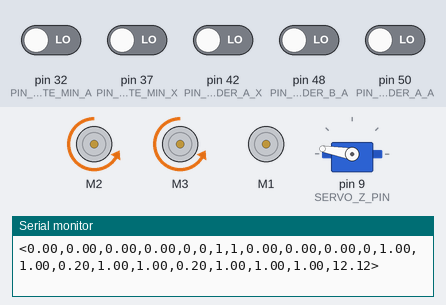
The sketch below on a simulated Arduino Mega 2560, built with avr-gcc and run on an emulated ATmega2560. Shown: 3 × DC motor (green arrow = forward, orange = backward, longer = faster), servo, the last lines printed to the serial monitor. The inputs (shaded band) are chosen by the test bench; at power-on: pin 32 (PIN_LIMITE_MIN_A), pin 37 (PIN_LIMITE_MIN_X), pin 42 (PIN_ENCODER_A_X), pin 48 (PIN_ENCODER_B_A), pin 50 (PIN_ENCODER_A_A) LOW.

Above: at 1.2 s.
1.3 s: pin 32 (PIN_LIMITE_MIN_A) driven HIGH
At 2.5 s:
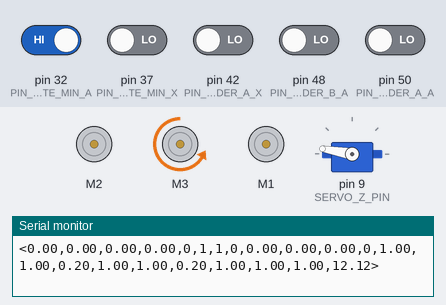
2.8 s: pin 37 (PIN_LIMITE_MIN_X) driven HIGH
At 3.7 s:
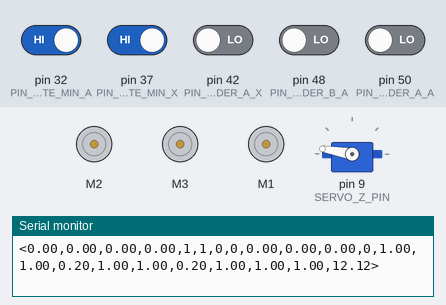
6.8 s: pin 32 (PIN_LIMITE_MIN_A) driven LOW and pin 50 (PIN_ENCODER_A_A) driven HIGH
At 7.1 s:
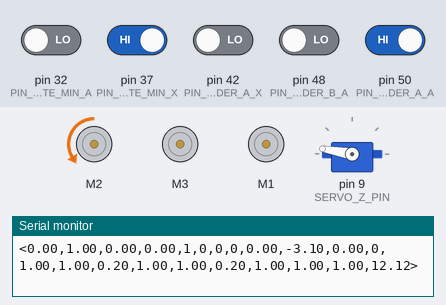
Timing chart, 0 to 9.3 s (numbered marks = the images above; inputs shaded):
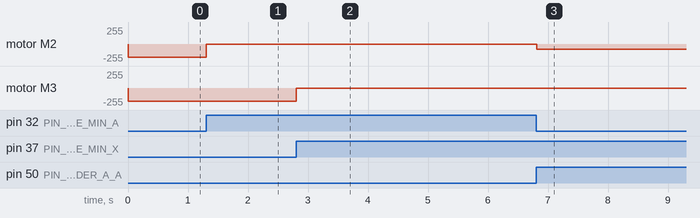

Measured:
- after the input at 1.3 s, motor M2: backward 200/255 → stopped at once
- after the input at 2.8 s, motor M3: backward 200/255 → stopped at once
- after the input at 6.8 s, motor M2: stopped → backward 75/255 at once

The sketch:

Reloj_Mega.ino
```cpp
#include <AFMotor.h>
#include <FlowMeter.h>
#include <PID_v1.h>
#include <Servo.h>

// ======================= Motores =======================
AF_DCMotor motorAngulo(2);     // Motor angular (A)
AF_DCMotor motorCorredera(3);  // Motor lineal (X)
AF_DCMotor motorBomba(1);      // Bomba 5V

// ======================= Servo Z =======================
static const uint8_t SERVO_Z_PIN = 9; // Servo Z en pin 9
Servo servoZ;
float z_target_deg = 170.0f;     // 0°=arriba, 180°=abajo
float z_current_deg = 170.0f;
float z_speed_deg_s = 90.0f;    // velocidad por defecto (deg/s)
float z_mm_per_deg = 1.2121;      // conversión mm por grado
const float SERVO_MIN_DEG = 15.0f;  // límite superior mecánico (no subir más que 15°)
const float SERVO_MAX_DEG = 175.0f; // límite inferior mecánico
unsigned long lastServoUpdateMs = 0;

static inline float clampf(float v, float lo, float hi){ return (v<lo?lo:(v>hi?hi:v)); }

static void setServoImmediate(float deg){
  z_current_deg = clampf(deg, SERVO_MIN_DEG, SERVO_MAX_DEG);
  servoZ.write((int)z_current_deg);
}

static void applyServoRamp(unsigned long nowMs){
  unsigned long dtMs = nowMs - lastServoUpdateMs;
  if(dtMs == 0) return;
  lastServoUpdateMs = nowMs;
  float maxStep = z_speed_deg_s * (dtMs / 1000.0f);
  if(maxStep <= 0.0f) return;
  float delta = z_target_deg - z_current_deg;
  if(delta > maxStep) delta = maxStep;
  else if(delta < -maxStep) delta = -maxStep;
  z_current_deg = clampf(z_current_deg + delta, SERVO_MIN_DEG, SERVO_MAX_DEG);
  servoZ.write((int)z_current_deg);
}

// ======================= Calibraciones =======================
float pasosPorMM = 1.0;
float pasosPorGrado = 1.0;
float factorCalibracionFlujo = 1.0;  // Convierte unidades del FlowMeter a ml y ml/s
float caudalBombaMLs = 50.0;         // Caudal fijo de la bomba (ml/s) para control por tiempo

// ======================= Flujo / Volumen =======================
float caudalMLs = 0.0;               // ml/s
float volumenML = 0.0;               // ml acumulados
float volumenObjetivoML = 0.0;       // ml a bombear
int   resetVolumen = 0;
bool  usarSensorFlujo = true;        // true: sensor; false: por tiempo
unsigned long tiempoInicioBombeo = 0;

// ======================= Límites físicos =======================
const int LIMITE_MAX_X_MM = 400;     // mm
const int LIMITE_MAX_A_GRADOS = 360; // grados

// Pines de límites y encoders
const int PIN_LIMITE_MIN_X = 37;
#define PIN_ENCODER_B_X 40
#define PIN_ENCODER_A_X 42
int contadorDistancia = 0;   // para X
int estadoX = 0, ultimoEstadoX = 0;
int estadoLimiteX = 0;

#define PIN_ENCODER_B_A 48
#define PIN_ENCODER_A_A 50
const int PIN_LIMITE_MIN_A = 32;
int contadorAngulo = 0;      // para A
int estadoA = 0, ultimoEstadoA = 0;
int estadoLimiteA = 0;

// ======================= Flags & timing =======================
bool reiniciarX = true;
bool reiniciarA = true;

const unsigned long TIEMPO_ACTUALIZACION_FLUJO_MS = 100; // cada cuánto mido flujo/volumen
const unsigned long TIEMPO_MUESTREO_PID_MS = 100;        // sample time del PID
const unsigned long INTERVALO_ENVIO_MS = 300;            // envío por serial

unsigned long instanteFlujoAnterior = 0;
unsigned long instanteEnvioAnterior = 0;

// ======================= Control PID =======================
// Setpoints y entradas
double setpointX_mm = 0.0, posicionX_mm = 0.0;
double setpointA_deg = 0.0, angulo_deg = 0.0;

// Salidas PID (separadas de energías manuales)
double salidaPID_X = 0.0, salidaPID_A = 0.0;

// Energías manuales (y/o recibidas)
double energiaX = 0.0;        // corredera (X)
double energiaA = 0.0;        // ángulo (A)
double energiaBomba = 0.0;    // bomba (manual)

// Ganancias
double kpX = 1.0, kiX = 1.0, kdX = 0.2;
double kpA = 1.0, kiA = 1.0, kdA = 0.2;

// PIDs
PID pidX(&posicionX_mm, &salidaPID_X, &setpointX_mm, kpX, kiX, kdX, DIRECT);
PID pidA(&angulo_deg,    &salidaPID_A, &setpointA_deg, kpA, kiA, kdA, DIRECT);

// ======================= Flow Meter =======================
FlowMeter *medidorFlujo = nullptr;

// ======================= Energía mínima/máxima =======================
const int ENERGIA_MINIMA = 75;
const int ENERGIA_MAXIMA = 255;

// ======================= Modos por eje =======================
// codigoModo: bit0 = X manual, bit1 = A manual
uint8_t codigoModo = 0;

// ----------------------- Prototipos -----------------------
int remapearEnergia(int energia);
void ISRMedidor();
void iniciarMotores();
void iniciarMedidorFlujo();

void leerSensores();
void leerDistancia();
void leerAngulo();
void leerSensorFlujo();

void actualizarControlMotores();
void controlarMotoresReset();

void enviarDatos();
void recibirDatos();
void procesarComando(String command);

// ==========================================================
int remapearEnergia(int energia) {
  if (abs(energia) < ENERGIA_MINIMA && energia != 0) {
    return (energia > 0) ? ENERGIA_MINIMA : -ENERGIA_MINIMA;
  }
  return constrain(energia, -ENERGIA_MAXIMA, ENERGIA_MAXIMA);
}

void ISRMedidor() {
  if (medidorFlujo) medidorFlujo->count();
}

void setup() {
  Serial.begin(115200);

  pinMode(PIN_ENCODER_A_X, INPUT);
  pinMode(PIN_ENCODER_B_X, INPUT);
  pinMode(PIN_LIMITE_MIN_X, INPUT);

  pinMode(PIN_ENCODER_A_A, INPUT);
  pinMode(PIN_ENCODER_B_A, INPUT);
  pinMode(PIN_LIMITE_MIN_A, INPUT);

  iniciarMotores();
  iniciarMedidorFlujo();

  pidX.SetOutputLimits(-255, 255);
  pidA.SetOutputLimits(-255, 255);
  pidX.SetMode(AUTOMATIC);
  pidA.SetMode(AUTOMATIC);
  pidX.SetSampleTime(TIEMPO_MUESTREO_PID_MS);
  pidA.SetSampleTime(TIEMPO_MUESTREO_PID_MS);

  // Servo Z
  servoZ.attach(SERVO_Z_PIN);
  lastServoUpdateMs = millis();
  setServoImmediate(z_current_deg);
}

void loop() {
  recibirDatos();
  leerSensores();
  leerSensorFlujo();
  actualizarControlMotores();
  applyServoRamp(millis());
  enviarDatos();
}

// ======================= Inicialización =======================
void iniciarMotores() {
  motorAngulo.setSpeed(0);    motorAngulo.run(RELEASE);
  motorCorredera.setSpeed(0); motorCorredera.run(RELEASE);
  motorBomba.setSpeed(0);     motorBomba.run(RELEASE);
}

void iniciarMedidorFlujo() {
  // Sensor no calibrado en pin 2; ajustamos con factorCalibracionFlujo
  medidorFlujo = new FlowMeter(digitalPinToInterrupt(2), UncalibratedSensor, ISRMedidor, RISING);
}

// ======================= Sensores =======================
void leerSensorFlujo() {
  if (!usarSensorFlujo) return;

  unsigned long ahora = millis();
  if (ahora - instanteFlujoAnterior >= TIEMPO_ACTUALIZACION_FLUJO_MS) {
    unsigned long delta = ahora - instanteFlujoAnterior;
    instanteFlujoAnterior = ahora;

    medidorFlujo->tick(delta);

    // Nota: depende de la lib; escalamos con factorCalibracionFlujo a ml/s y ml
    float caudalBruto = medidorFlujo->getCurrentFlowrate();
    float volumenBruto = medidorFlujo->getTotalVolume();

    caudalMLs  = caudalBruto  * factorCalibracionFlujo; // ml/s
    volumenML  = volumenBruto * factorCalibracionFlujo; // ml
  }
}

void leerSensores() {
  estadoLimiteX = digitalRead(PIN_LIMITE_MIN_X);
  estadoLimiteA = digitalRead(PIN_LIMITE_MIN_A);
  leerDistancia();
  leerAngulo();
}

void leerDistancia() {
  estadoX = digitalRead(PIN_ENCODER_A_X);
  if (estadoX != ultimoEstadoX) {
    if (digitalRead(PIN_ENCODER_B_X) != estadoX) contadorDistancia++;
    else { if (contadorDistancia > 0) contadorDistancia--; else contadorDistancia = 0; }
  }
  ultimoEstadoX = estadoX;

  if (estadoLimiteX == HIGH) contadorDistancia = 0;
  posicionX_mm = (pasosPorMM != 0.0) ? (contadorDistancia / pasosPorMM) : contadorDistancia;
}

void leerAngulo() {
  estadoA = digitalRead(PIN_ENCODER_A_A);
  if (estadoA != ultimoEstadoA) {
    if (digitalRead(PIN_ENCODER_B_A) != estadoA) contadorAngulo++;
    else { if (contadorAngulo > 0) contadorAngulo--; else contadorAngulo = 0; }
  }
  ultimoEstadoA = estadoA;

  if (estadoLimiteA == HIGH) contadorAngulo = 0;
  angulo_deg = (pasosPorGrado != 0.0 && contadorAngulo != 0) ? (contadorAngulo / pasosPorGrado) : contadorAngulo;
}

// ======================= Control de motores =======================
void actualizarControlMotores() {
  // Secuencia de homing
  if (reiniciarX || reiniciarA) { controlarMotoresReset(); return; }

  // Flags de modo por eje
  bool manualX = (codigoModo & 0x01) != 0;
  bool manualA = (codigoModo & 0x02) != 0;

  // Calcular PID (el compute respeta el sample time)
  pidX.Compute();
  pidA.Compute();

  // Selección de comando por eje
  double cmdX = manualX ? energiaX : salidaPID_X;
  double cmdA = manualA ? energiaA : salidaPID_A;

  // Limitar por switches / límites físicos
  if (estadoLimiteX == HIGH && cmdX < 0) { cmdX = 0; contadorDistancia = 0; }
  if (posicionX_mm >= LIMITE_MAX_X_MM && cmdX > 0) cmdX = 0;

  if (estadoLimiteA == HIGH && cmdA < 0) { cmdA = 0; contadorAngulo = 0; }
  if (angulo_deg >= LIMITE_MAX_A_GRADOS && cmdA > 0) cmdA = 0;

  // Remapear energías
  cmdX = remapearEnergia((int)cmdX);
  cmdA = remapearEnergia((int)cmdA);

  // --- Bomba ---
  int cmdBomba = 0;
  if (usarSensorFlujo) {
    // Bombear hasta alcanzar volumen objetivo (ml)
    if (volumenML < volumenObjetivoML) {
      cmdBomba = remapearEnergia(255);
      motorBomba.setSpeed(abs(cmdBomba));
      motorBomba.run(FORWARD);
    } else {
      cmdBomba = 0;
      motorBomba.setSpeed(0);
      motorBomba.run(RELEASE);
    }
  } else {
    if (volumenObjetivoML > 0) {
      if (tiempoInicioBombeo == 0) tiempoInicioBombeo = millis();
      unsigned long duracion_ms = (unsigned long)((volumenObjetivoML / max(0.001, caudalBombaMLs)) * 1000.0);
      if (millis() - tiempoInicioBombeo < duracion_ms) {
        cmdBomba = remapearEnergia(255);
        motorBomba.setSpeed(abs(cmdBomba));
        motorBomba.run(FORWARD);
      } else {
        cmdBomba = 0;
        motorBomba.setSpeed(0);
        motorBomba.run(RELEASE);
        volumenObjetivoML = 0;
        tiempoInicioBombeo = 0;
      }
    } else {
      // Sin objetivo, energía manual (para pruebas)
      cmdBomba = remapearEnergia((int)energiaBomba);
      if (cmdBomba != 0) { motorBomba.setSpeed(abs(cmdBomba)); motorBomba.run(FORWARD); }
      else               { motorBomba.setSpeed(0); motorBomba.run(RELEASE); }
    }
  }

  // Aplicar a motores A y X
  motorAngulo.setSpeed(abs((int)cmdA));
  motorCorredera.setSpeed(abs((int)cmdX));
  motorAngulo.run(cmdA > 0 ? FORWARD : BACKWARD);
  motorCorredera.run(cmdX > 0 ? FORWARD : BACKWARD);
}

void controlarMotoresReset() {
  // Durante homing, forzamos dirección hacia los límites mínimos
  if (reiniciarX) {
    if (estadoLimiteX == LOW) energiaX = -200;  // hacia atrás
    else { energiaX = 0; reiniciarX = false; contadorDistancia = 0; motorCorredera.run(RELEASE); }
  }
  if (reiniciarA) {
    if (estadoLimiteA == LOW) energiaA = -200;
    else { energiaA = 0; reiniciarA = false; contadorAngulo = 0; motorAngulo.run(RELEASE); }
  }

  // Aplicar energías de reset
  int cmdX = remapearEnergia((int)energiaX);
  int cmdA = remapearEnergia((int)energiaA);
  motorCorredera.setSpeed(abs(cmdX)); motorCorredera.run(cmdX > 0 ? FORWARD : BACKWARD);
  motorAngulo.setSpeed(abs(cmdA));    motorAngulo.run(cmdA > 0 ? FORWARD : BACKWARD);
}

// ======================= I/O Serial =======================
void enviarDatos() {
  unsigned long ahora = millis();
  if (ahora - instanteEnvioAnterior < INTERVALO_ENVIO_MS) return;
  instanteEnvioAnterior = ahora;

  // Comandos aplicados (aprox) para reportar
  bool manualX = (codigoModo & 0x01) != 0;
  bool manualA = (codigoModo & 0x02) != 0;
  double cmdX = manualX ? energiaX : salidaPID_X;
  double cmdA = manualA ? energiaA : salidaPID_A;
  int    cmdB = 0;
  if (usarSensorFlujo) cmdB = (volumenML < volumenObjetivoML) ? 255 : 0;
  else {
    if (volumenObjetivoML > 0 && tiempoInicioBombeo != 0) cmdB = 255;
    else cmdB = remapearEnergia((int)energiaBomba);
  }

  // Reportar Z en mm
  float z_mm = (180.0f - z_current_deg) * z_mm_per_deg;
  String data = String('<') +
    String(posicionX_mm, 2) + "," +     // 0
    String(angulo_deg, 2) + "," +       // 1
    String((float)cmdB, 2) + "," +      // 2  (valor bomba aplicado)
    String(volumenML, 2) + "," +        // 3  (ml acumulados)
    String(estadoLimiteX) + "," +       // 4
    String(estadoLimiteA) + "," +       // 5
    String(reiniciarX ? 1 : 0) + "," +  // 6
    String(reiniciarA ? 1 : 0) + "," +  // 7
    String((float)cmdX, 2) + "," +      // 8
    String((float)cmdA, 2) + "," +      // 9
    String((float)cmdB, 2) + "," +      // 10
    String(codigoModo) + "," +          // 11
    String(kpX, 2) + "," +              // 12
    String(kiX, 2) + "," +              // 13
    String(kdX, 2) + "," +              // 14
    String(kpA, 2) + "," +              // 15
    String(kiA, 2) + "," +              // 16
    String(kdA, 2) + "," +              // 17
    String(pasosPorMM, 2) + "," +       // 18
    String(pasosPorGrado, 2) + "," +    // 19
    String(factorCalibracionFlujo, 2) + "," + // 20
    String(z_mm, 2) +                    // 21: z_mm
    String('>');
  Serial.println(data);
}

void recibirDatos() {
  if (!Serial.available()) return;
  String comando = Serial.readStringUntil('\n');
  procesarComando(comando);
}

void procesarComando(String command) {
  // dividir en tokens por coma (permitir >20 valores)
  const int MAXTOK = 32;
  String vals[MAXTOK];
  int n = 0;
  while (command.length() && n < MAXTOK) {
    int i = command.indexOf(',');
    if (i < 0) { vals[n++] = command; break; }
    vals[n++] = command.substring(0, i);
    command = command.substring(i + 1);
  }

  if (n < 20) {
    Serial.println("Error: cantidad de datos incorrecta.");
    return;
  }

  // ========== Mapeo 1:1 con Python (primeros 20) ==========
  uint8_t modoRx           = (uint8_t)vals[0].toInt();
  double energiaA_rx       = vals[1].toInt();
  double energiaX_rx       = vals[2].toInt();
  double energiaBomba_rx   = vals[3].toInt();
  double setpointX_mm_rx   = vals[4].toFloat();
  double setpointA_deg_rx  = vals[5].toFloat();
  double volumenObj_rx     = vals[6].toFloat();
  double kpX_rx            = vals[7].toFloat();
  double kiX_rx            = vals[8].toFloat();
  double kdX_rx            = vals[9].toFloat();
  double kpA_rx            = vals[10].toFloat();
  double kiA_rx            = vals[11].toFloat();
  double kdA_rx            = vals[12].toFloat();
  int resetVol_rx          = vals[13].toInt();
  bool resetXFlag          = (vals[14].toInt() == 1);
  bool resetAFlag          = (vals[15].toInt() == 1);
  float nuevosPasosMM      = vals[16].toFloat();
  float nuevosPasosGrado   = vals[17].toFloat();
  bool usarSensorFlujo_rx  = (vals[18].toInt() == 1);
  float caudalBomba_rx     = vals[19].toFloat();

  // Aplicar básicos
  codigoModo = modoRx;
  energiaA   = energiaA_rx;
  energiaX   = energiaX_rx;
  energiaBomba = energiaBomba_rx;
  setpointX_mm = setpointX_mm_rx;
  setpointA_deg = setpointA_deg_rx;
  volumenObjetivoML = volumenObj_rx;
  kpX = kpX_rx; kiX = kiX_rx; kdX = kdX_rx;
  kpA = kpA_rx; kiA = kiA_rx; kdA = kdA_rx;
  pidX.SetTunings(kpX, kiX, kdX);
  pidA.SetTunings(kpA, kiA, kdA);
  if (nuevosPasosMM != 0)    pasosPorMM = nuevosPasosMM;
  if (nuevosPasosGrado != 0) pasosPorGrado = nuevosPasosGrado;
  usarSensorFlujo = usarSensorFlujo_rx;
  caudalBombaMLs  = caudalBomba_rx;

  // Resets
  if (resetXFlag) reiniciarX = true;
  if (resetAFlag) reiniciarA = true;

  if (resetVol_rx == 1) {
    resetVolumen = 0;
    if (medidorFlujo) medidorFlujo->reset();
    volumenML = 0.0;
    tiempoInicioBombeo = 0;
  }

  // ========== Extras opcionales: servo Z ==========
  // Índices: 20=servoZ_deg, 21=servoZ_speed_deg_s, 22=setpointZ_mm, 23=z_mm_per_deg
  if (n > 21) {
    double v = vals[21].toFloat();
    if (!isnan(v) && v >= 0.0) z_speed_deg_s = v;
  }
  if (n > 23) {
    double s = vals[23].toFloat();
    if (!isnan(s) && s > 0.0001) z_mm_per_deg = s;
  }
  bool applied_mm = false;
  if (n > 22) {
    double zmm = vals[22].toFloat();
    if (!isnan(zmm)) {
      double deg = 180.0 - (zmm / (z_mm_per_deg <= 0.0001 ? 1.0 : z_mm_per_deg));
      z_target_deg = clampf(deg, SERVO_MIN_DEG, SERVO_MAX_DEG);
      applied_mm = true;
    }
  }
  if (!applied_mm && n > 20) {
    double d = vals[20].toFloat();
    if (!isnan(d)) z_target_deg = clampf(d, SERVO_MIN_DEG, SERVO_MAX_DEG);
  }
}
// (Se eliminó un bloque duplicado de definición de Servo para evitar redefiniciones)
```
